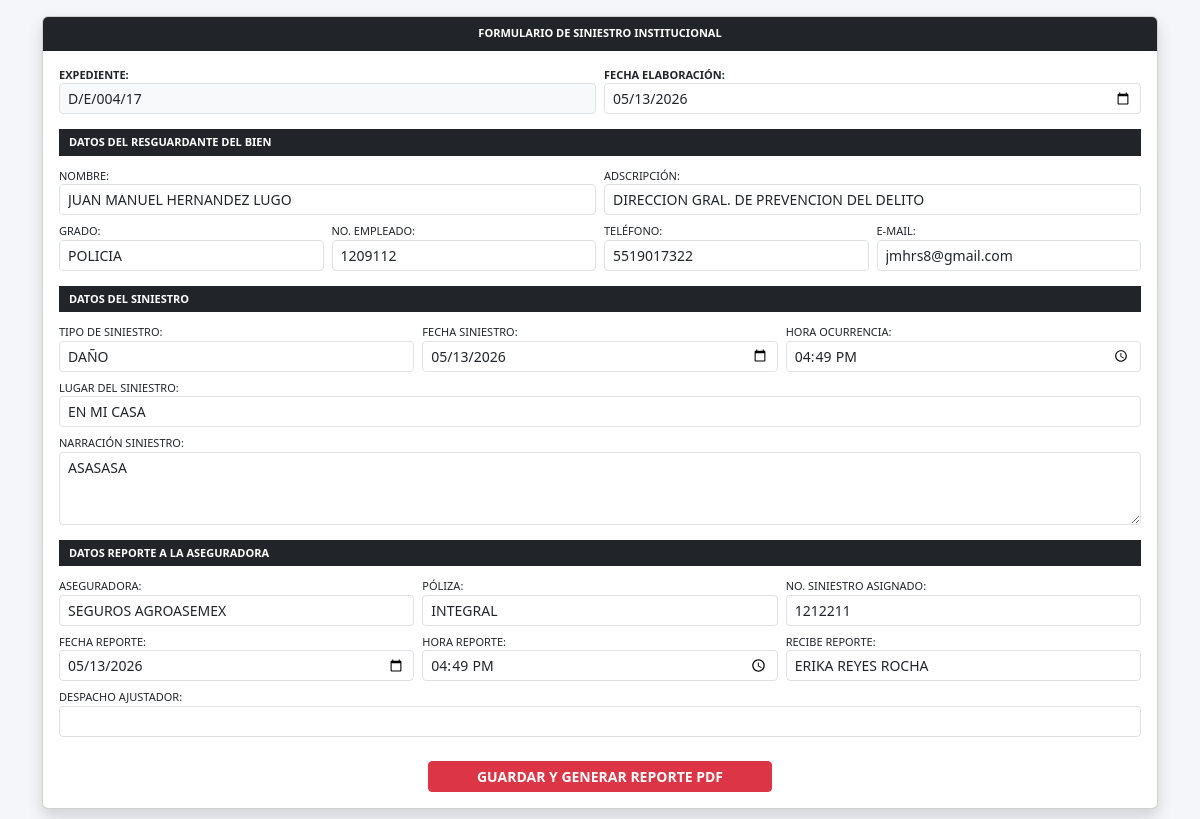
/modulos/radios/captura_siniestro_radios.php?id=4732, run on the app's committed database.
### tables this page shows
CREATE TABLE `inventario_radio` (
  `id` int NOT NULL AUTO_INCREMENT,
  `poliza` varchar(255) DEFAULT NULL,
  `no_consecutivo` int DEFAULT NULL,
  `fecha_registro` date DEFAULT NULL,
  `marca` varchar(100) DEFAULT NULL,
  `modelo` varchar(100) DEFAULT NULL,
  `serie_matricula` text,
  `estatus_tramite` varchar(100) DEFAULT NULL,
  `inventario_interno` varchar(100) DEFAULT NULL,
  `tipo_equipo` varchar(100) DEFAULT NULL,
  `estado_fisico` varchar(50) DEFAULT NULL,
  `adscripcion` varchar(255) DEFAULT NULL,
  `usuario_asignado` varchar(255) DEFAULT NULL,
  `accesorios` text,
  `observaciones` text,
  `importe_convenio` decimal(15,2) DEFAULT '0.00',
  `tipo_pago` varchar(100) DEFAULT NULL,
  `comprobante_pago` varchar(255) DEFAULT NULL,
  `foto_equipo` varchar(255) DEFAULT NULL,
  `visto_bueno` varchar(10) DEFAULT NULL,
  `fecha_visto_bueno` date DEFAULT NULL,
  `anio_vigencia` varchar(50) DEFAULT NULL,
  `no_expediente` varchar(100) DEFAULT NULL,
  `tipo_dano_reclamacion` text,
  `tipo_siniestro` varchar(255) DEFAULT NULL,
  `tipo_bien` text,
  `fecha_siniestro` date DEFAULT NULL,
  `no_siniestro` varchar(100) DEFAULT NULL,
  `despacho` varchar(255) DEFAULT NULL,
  `estatus` varchar(100) DEFAULT NULL,
  `reclamo` text,
  `aseguradora` varchar(255) DEFAULT NULL,
  PRIMARY KEY (`id`)
);

CREATE TABLE `espejo_siniestros_radios` (
  `id_radio` int NOT NULL,
  `fecha_elaboracion` date DEFAULT NULL,
  `nombre_resguardante` varchar(255) DEFAULT NULL,
  `grado` varchar(100) DEFAULT NULL,
  `no_empleado` varchar(50) DEFAULT NULL,
  `adscripcion` varchar(255) DEFAULT NULL,
  `telefono` varchar(50) DEFAULT NULL,
  `email` varchar(100) DEFAULT NULL,
  `tipo_siniestro` varchar(100) DEFAULT NULL,
  `fecha_siniestro` date DEFAULT NULL,
  `hora_siniestro` time DEFAULT NULL,
  `lugar_siniestro` text,
  `narracion` text,
  `aseguradora` varchar(100) DEFAULT NULL,
  `poliza` varchar(100) DEFAULT NULL,
  `fecha_reporte` date DEFAULT NULL,
  `hora_reporte` time DEFAULT NULL,
  `no_siniestro_seguro` varchar(100) DEFAULT NULL,
  `despacho_ajustador` varchar(255) DEFAULT NULL,
  `nombre_recibe` varchar(255) DEFAULT NULL,
  PRIMARY KEY (`id_radio`)
);

### modulos/radios/captura_siniestro_radios.php (the view, shortened to what this page needs)
<?php
require_once "../../config/conexion.php";
$id = $_GET['id'] ?? null;
$stmt = $pdo->prepare("SELECT r.*, e.* FROM inventario_radio r LEFT JOIN espejo_siniestros_radios e ON r.id = e.id_radio WHERE r.id = ?");
$stmt->execute([$id]);
$datos = $stmt->fetch(PDO::FETCH_ASSOC);
?>
<!DOCTYPE html>
<html lang="es">
<head>
    <link href="https://cdn.jsdelivr.net/npm/bootstrap@5.3.0/dist/css/bootstrap.min.css" rel="stylesheet">
</head>
<body>
<div class="container mt-3 mb-5">
    <div class="card shadow">
        <div class="card-header bg-dark text-white text-center fw-bold">FORMULARIO DE SINIESTRO INSTITUCIONAL</div>
        <div class="card-body">
            <form action="guardar_siniestro_radios_espejo.php" method="POST">
                <div class="row g-2">
                    <div class="col-md-6"><label class="fw-bold">EXPEDIENTE:</label><input type="text" class="form-control form-control-sm bg-light" value="<?= $datos['no_expediente'] ?>" readonly></div>
                    <div class="col-md-6"><label class="fw-bold">FECHA ELABORACIÓN:</label><input type="date" name="fecha_elaboracion" class="form-control form-control-sm" value="<?= $datos['fecha_elaboracion'] ?? date('Y-m-d') ?>"></div>
                </div>
                <div class="seccion-titulo">DATOS DEL RESGUARDANTE DEL BIEN</div>
                <div class="row g-2 mt-1">
                    <div class="col-md-6"><label>NOMBRE:</label><input type="text" name="nombre_resguardante" class="form-control form-control-sm" value="<?= strtoupper($datos['nombre_resguardante'] ?? $datos['atendio'] ?? '') ?>" required></div>
                    <div class="col-md-6"><label>ADSCRIPCIÓN:</label><input type="text" name="adscripcion" class="form-control form-control-sm" value="<?= strtoupper($datos['adscripcion'] ?? '') ?>"></div>
                    <div class="col-md-3"><label>GRADO:</label><input type="text" name="grado" class="form-control form-control-sm" value="<?= strtoupper($datos['grado'] ?? '') ?>"></div>
                    <div class="col-md-3"><label>NO. EMPLEADO:</label><input type="text" name="no_empleado" class="form-control form-control-sm" value="<?= $datos['no_empleado'] ?? '' ?>"></div>
                    <div class="col-md-3"><label>TELÉFONO:</label><input type="text" name="telefono" class="form-control form-control-sm" value="<?= $datos['telefono'] ?? '' ?>"></div>
                    <div class="col-md-3"><label>E-MAIL:</label><input type="email" name="email" class="form-control form-control-sm" style="text-transform: lowercase;" value="<?= strtolower($datos['email'] ?? '') ?>"></div>
                </div>
                <div class="seccion-titulo">DATOS DEL SINIESTRO</div>
                <div class="row g-2 mt-1">
                    <div class="col-md-4"><label>TIPO DE SINIESTRO:</label><input type="text" name="tipo_siniestro" class="form-control form-control-sm" value="<?= strtoupper($datos['tipo_siniestro'] ?? '') ?>" required></div>
                    <div class="col-md-4"><label>FECHA SINIESTRO:</label><input type="date" name="fecha_siniestro" class="form-control form-control-sm" value="<?= $datos['fecha_siniestro'] ?? '' ?>" required></div>
                    <div class="col-md-4"><label>HORA OCURRENCIA:</label><input type="time" name="hora_siniestro" class="form-control form-control-sm" value="<?= $datos['hora_siniestro'] ?? '' ?>" required></div>
                    <div class="col-md-12"><label>LUGAR DEL SINIESTRO:</label><input type="text" name="lugar_siniestro" class="form-control form-control-sm" value="<?= strtoupper($datos['lugar_siniestro'] ?? '') ?>" required></div>
                    <div class="col-md-12"><label>NARRACIÓN SINIESTRO:</label><textarea name="narracion" class="form-control form-control-sm" rows="3" required><?= strtoupper($datos['narracion'] ?? '') ?></textarea></div>
                </div>
                <div class="seccion-titulo">DATOS REPORTE A LA ASEGURADORA</div>
                <div class="row g-2 mt-1">
                    <div class="col-md-4"><label>ASEGURADORA:</label><input type="text" name="aseguradora" class="form-control form-control-sm" value="<?= strtoupper($datos['aseguradora'] ?? 'SEGUROS AGROASEMEX') ?>"></div>
                    <div class="col-md-4"><label>PÓLIZA:</label><input type="text" name="poliza" class="form-control form-control-sm" value="<?= strtoupper($datos['poliza'] ?? '') ?>"></div>
                    <div class="col-md-4"><label>NO. SINIESTRO ASIGNADO:</label><input type="text" name="no_siniestro_seguro" class="form-control form-control-sm" value="<?= strtoupper($datos['no_siniestro_seguro'] ?? '') ?>"></div>
                    <div class="col-md-4"><label>FECHA REPORTE:</label><input type="date" name="fecha_reporte" class="form-control form-control-sm" value="<?= $datos['fecha_reporte'] ?? '' ?>"></div>
                    <div class="col-md-4"><label>HORA REPORTE:</label><input type="time" name="hora_reporte" class="form-control form-control-sm" value="<?= $datos['hora_reporte'] ?? '' ?>"></div>
                    <div class="col-md-4"><label>RECIBE REPORTE:</label><input type="text" name="nombre_recibe" class="form-control form-control-sm" value="<?= strtoupper($datos['nombre_recibe'] ?? 'ERIKA REYES ROCHA') ?>"></div>
                    <div class="col-md-12"><label>DESPACHO AJUSTADOR:</label><input type="text" name="despacho_ajustador" class="form-control form-control-sm" value="<?= strtoupper($datos['despacho_ajustador'] ?? '') ?>"></div>
                </div>
                <div class="text-center mt-4">
                    <button type="submit" class="btn btn-danger btn-sm px-5 fw-bold">GUARDAR Y GENERAR REPORTE PDF</button>
                </div>
            </form>
        </div>
    </div>
</div>
</body>
</html>

### modulos/radios/captura_siniestro_radios.php (style rules this page uses)
body { font-size: 11px; background-color: #f4f6f9; }
input, textarea { text-transform: uppercase; }
.seccion-titulo { background: #212529; color: white; padding: 5px 10px; font-weight: bold; margin-top: 15px; }

### data on the page
inventario_radio: no_expediente "D/E/004/17", fecha_elaboracion "05/13/2026", nombre_resguardante "JUAN MANUEL HERNANDEZ LUGO", adscripcion "DIRECCION GRAL. DE PREVENCION DEL DELITO", grado "POLICIA", no_empleado "1209112", telefono "5519017322", email "jmhrs8@gmail.com", tipo_siniestro "DAÑO", fecha_siniestro "05/13/2026", hora_siniestro "16:49:00", lugar_siniestro "EN MI CASA", narracion "ASASASA", aseguradora "SEGUROS AGROASEMEX", poliza "INTEGRAL", no_siniestro_seguro "1212211", fecha_reporte "05/13/2026", hora_reporte "16:49:00", nombre_recibe "ERIKA REYES ROCHA"
